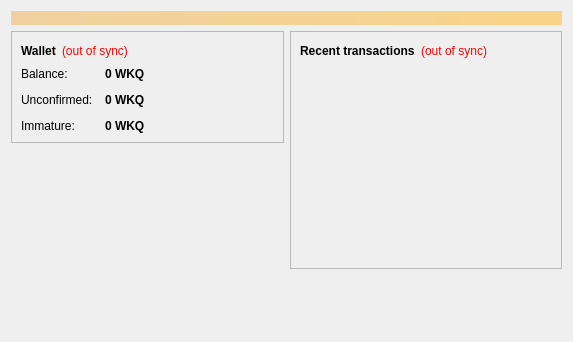
<?xml version="1.0" encoding="UTF-8"?>
<ui version="4.0">
 <class>OverviewPage</class>
 <widget class="QWidget" name="OverviewPage">
  <property name="geometry">
   <rect>
    <x>0</x>
    <y>0</y>
    <width>573</width>
    <height>342</height>
   </rect>
  </property>
  <property name="windowTitle">
   <string>Form</string>
  </property>
  <layout class="QVBoxLayout" name="topLayout">
   <item>
    <widget class="QLabel" name="labelAlerts">
     <property name="visible">
      <bool>false</bool>
     </property>
     <property name="styleSheet">
      <string notr="true">background-color: qlineargradient(x1: 0, y1: 0, x2: 1, y2: 0, stop:0 #F0D0A0, stop:1 #F8D488); color:#000000;</string>
     </property>
     <property name="wordWrap">
      <bool>true</bool>
     </property>
     <property name="margin">
      <number>3</number>
     </property>
    </widget>
   </item>
   <item>
    <layout class="QHBoxLayout" name="horizontalLayout" stretch="1,1">
     <item>
      <layout class="QVBoxLayout" name="verticalLayout_2">
       <item>
        <widget class="QFrame" name="frame">
         <property name="frameShape">
          <enum>QFrame::StyledPanel</enum>
         </property>
         <property name="frameShadow">
          <enum>QFrame::Raised</enum>
         </property>
         <layout class="QVBoxLayout" name="verticalLayout_4">
          <item>
           <layout class="QHBoxLayout" name="horizontalLayout_4">
            <item>
             <widget class="QLabel" name="label_5">
              <property name="font">
               <font>
                <weight>75</weight>
                <bold>true</bold>
               </font>
              </property>
              <property name="text">
               <string>Wallet</string>
              </property>
             </widget>
            </item>
            <item>
             <widget class="QLabel" name="labelWalletStatus">
              <property name="toolTip">
               <string>The displayed information may be out of date. Your wallet automatically synchronizes with the Wekoin network after a connection is established, but this process has not completed yet.</string>
              </property>
              <property name="styleSheet">
               <string notr="true">QLabel { color: red; }</string>
              </property>
              <property name="text">
               <string notr="true">(out of sync)</string>
              </property>
              <property name="alignment">
               <set>Qt::AlignLeading|Qt::AlignLeft|Qt::AlignVCenter</set>
              </property>
             </widget>
            </item>
            <item>
             <spacer name="horizontalSpacer_2">
              <property name="orientation">
               <enum>Qt::Horizontal</enum>
              </property>
              <property name="sizeHint" stdset="0">
               <size>
                <width>40</width>
                <height>20</height>
               </size>
              </property>
             </spacer>
            </item>
           </layout>
          </item>
          <item>
           <layout class="QFormLayout" name="formLayout_2">
            <property name="fieldGrowthPolicy">
             <enum>QFormLayout::AllNonFixedFieldsGrow</enum>
            </property>
            <property name="horizontalSpacing">
             <number>12</number>
            </property>
            <property name="verticalSpacing">
             <number>12</number>
            </property>
            <item row="0" column="0">
             <widget class="QLabel" name="label">
              <property name="text">
               <string>Balance:</string>
              </property>
             </widget>
            </item>
            <item row="0" column="1">
             <widget class="QLabel" name="labelBalance">
              <property name="font">
               <font>
                <weight>75</weight>
                <bold>true</bold>
               </font>
              </property>
              <property name="cursor">
               <cursorShape>IBeamCursor</cursorShape>
              </property>
              <property name="toolTip">
               <string>Your current balance</string>
              </property>
              <property name="text">
               <string notr="true">0 WKQ</string>
              </property>
              <property name="textInteractionFlags">
               <set>Qt::LinksAccessibleByMouse|Qt::TextSelectableByKeyboard|Qt::TextSelectableByMouse</set>
              </property>
             </widget>
            </item>
            <item row="1" column="0">
             <widget class="QLabel" name="label_3">
              <property name="text">
               <string>Unconfirmed:</string>
              </property>
             </widget>
            </item>
            <item row="1" column="1">
             <widget class="QLabel" name="labelUnconfirmed">
              <property name="font">
               <font>
                <weight>75</weight>
                <bold>true</bold>
               </font>
              </property>
              <property name="cursor">
               <cursorShape>IBeamCursor</cursorShape>
              </property>
              <property name="toolTip">
               <string>Total of transactions that have yet to be confirmed, and do not yet count toward the current balance</string>
              </property>
              <property name="text">
               <string notr="true">0 WKQ</string>
              </property>
              <property name="textInteractionFlags">
               <set>Qt::LinksAccessibleByMouse|Qt::TextSelectableByKeyboard|Qt::TextSelectableByMouse</set>
              </property>
             </widget>
            </item>
            <item row="2" column="0">
             <widget class="QLabel" name="labelImmatureText">
              <property name="text">
               <string>Immature:</string>
              </property>
             </widget>
            </item>
            <item row="2" column="1">
             <widget class="QLabel" name="labelImmature">
              <property name="font">
               <font>
                <weight>75</weight>
                <bold>true</bold>
               </font>
              </property>
              <property name="toolTip">
               <string>Mined balance that has not yet matured</string>
              </property>
              <property name="text">
               <string notr="true">0 WKQ</string>
              </property>
              <property name="textInteractionFlags">
               <set>Qt::LinksAccessibleByMouse|Qt::TextSelectableByKeyboard|Qt::TextSelectableByMouse</set>
              </property>
             </widget>
            </item>
           </layout>
          </item>
         </layout>
        </widget>
       </item>
       <item>
        <spacer name="verticalSpacer">
         <property name="orientation">
          <enum>Qt::Vertical</enum>
         </property>
         <property name="sizeHint" stdset="0">
          <size>
           <width>20</width>
           <height>40</height>
          </size>
         </property>
        </spacer>
       </item>
      </layout>
     </item>
     <item>
      <layout class="QVBoxLayout" name="verticalLayout_3">
       <item>
        <widget class="QFrame" name="frame_2">
         <property name="frameShape">
          <enum>QFrame::StyledPanel</enum>
         </property>
         <property name="frameShadow">
          <enum>QFrame::Raised</enum>
         </property>
         <layout class="QVBoxLayout" name="verticalLayout">
          <item>
           <layout class="QHBoxLayout" name="horizontalLayout_2">
            <item>
             <widget class="QLabel" name="label_4">
              <property name="text">
               <string>&lt;b&gt;Recent transactions&lt;/b&gt;</string>
              </property>
             </widget>
            </item>
            <item>
             <widget class="QLabel" name="labelTransactionsStatus">
              <property name="toolTip">
               <string>The displayed information may be out of date. Your wallet automatically synchronizes with the Wekoin network after a connection is established, but this process has not completed yet.</string>
              </property>
              <property name="styleSheet">
               <string notr="true">QLabel { color: red; }</string>
              </property>
              <property name="text">
               <string notr="true">(out of sync)</string>
              </property>
              <property name="alignment">
               <set>Qt::AlignRight|Qt::AlignTrailing|Qt::AlignVCenter</set>
              </property>
             </widget>
            </item>
            <item>
             <spacer name="horizontalSpacer">
              <property name="orientation">
               <enum>Qt::Horizontal</enum>
              </property>
              <property name="sizeHint" stdset="0">
               <size>
                <width>40</width>
                <height>20</height>
               </size>
              </property>
             </spacer>
            </item>
           </layout>
          </item>
          <item>
           <widget class="QListView" name="listTransactions">
            <property name="styleSheet">
             <string notr="true">QListView { background: transparent; }</string>
            </property>
            <property name="frameShape">
             <enum>QFrame::NoFrame</enum>
            </property>
            <property name="verticalScrollBarPolicy">
             <enum>Qt::ScrollBarAlwaysOff</enum>
            </property>
            <property name="horizontalScrollBarPolicy">
             <enum>Qt::ScrollBarAlwaysOff</enum>
            </property>
            <property name="selectionMode">
             <enum>QAbstractItemView::NoSelection</enum>
            </property>
           </widget>
          </item>
         </layout>
        </widget>
       </item>
       <item>
        <spacer name="verticalSpacer_2">
         <property name="orientation">
          <enum>Qt::Vertical</enum>
         </property>
         <property name="sizeHint" stdset="0">
          <size>
           <width>20</width>
           <height>40</height>
          </size>
         </property>
        </spacer>
       </item>
      </layout>
     </item>
    </layout>
   </item>
  </layout>
 </widget>
 <resources/>
 <connections/>
</ui>
